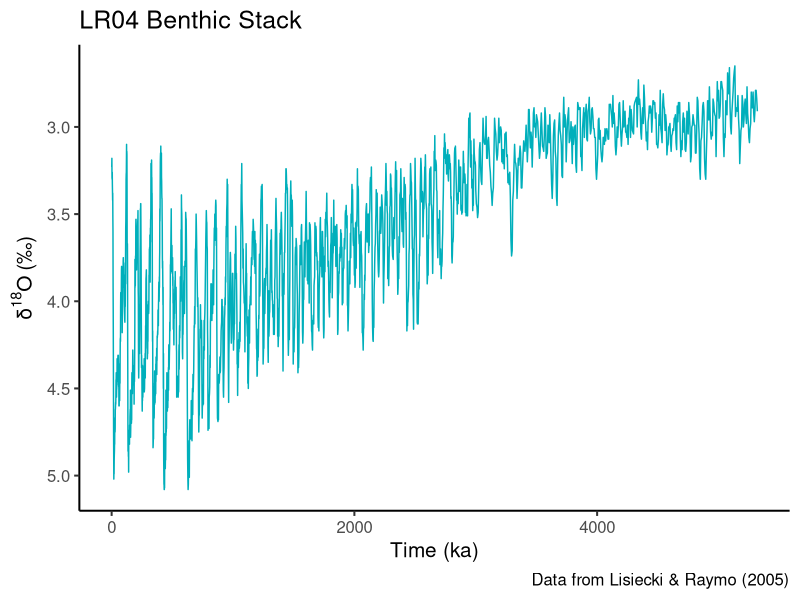
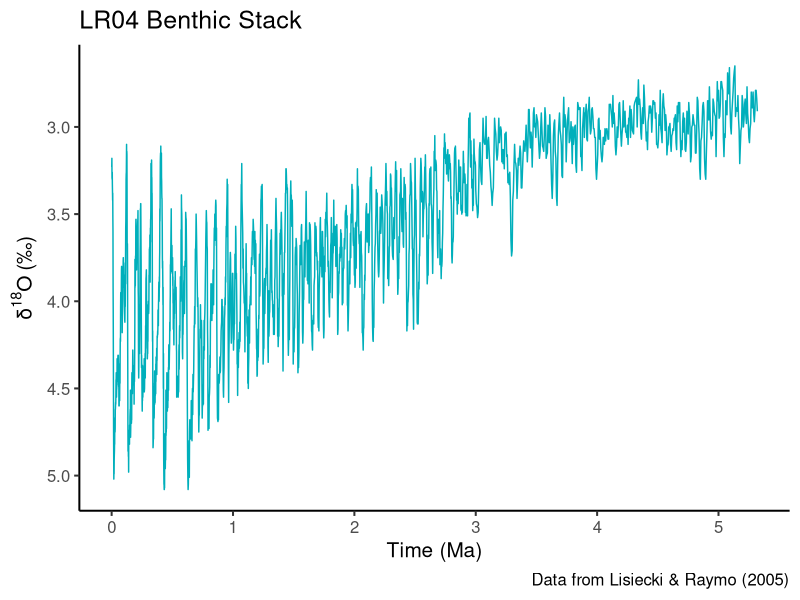
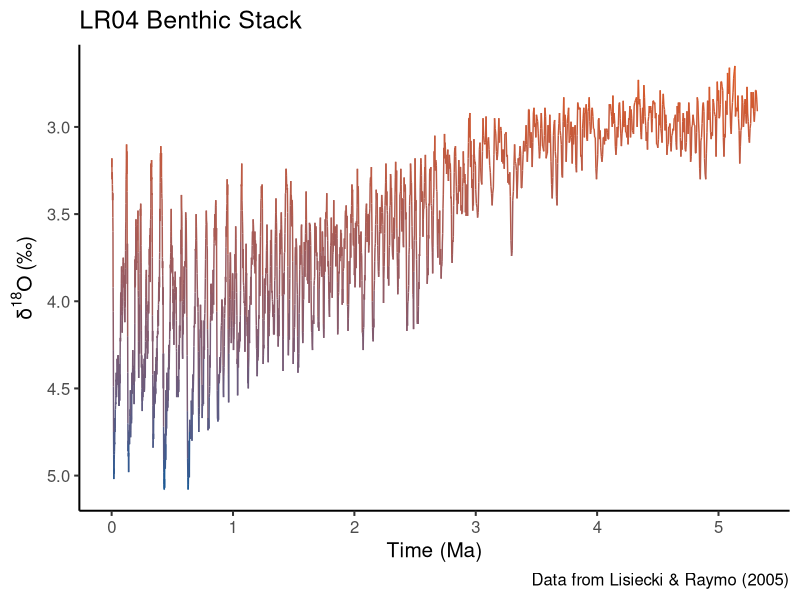
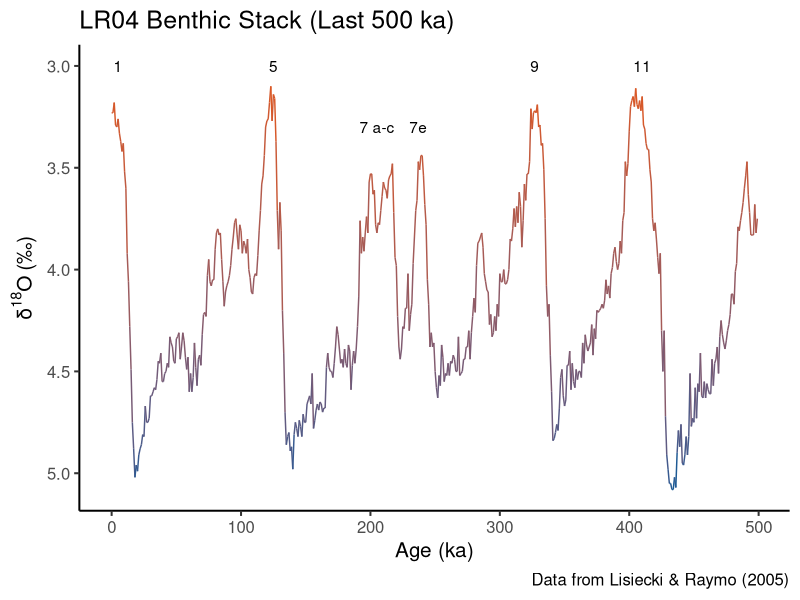
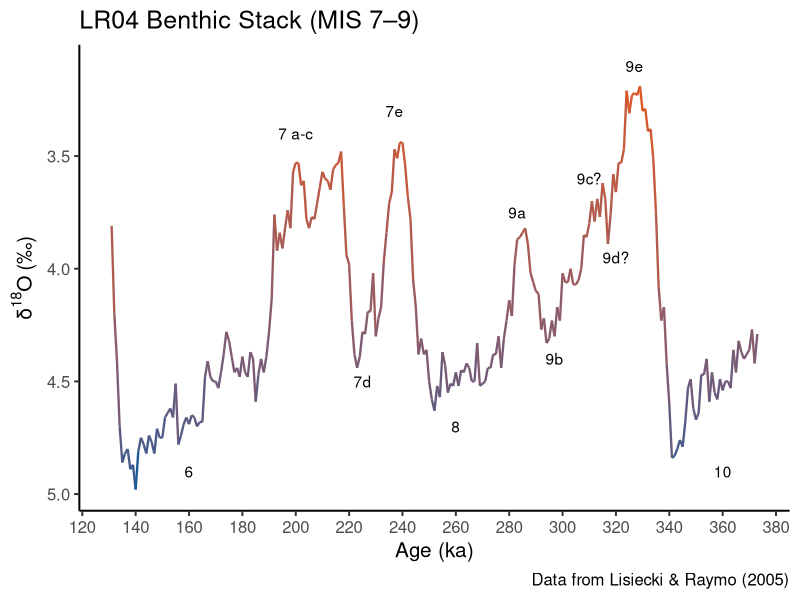
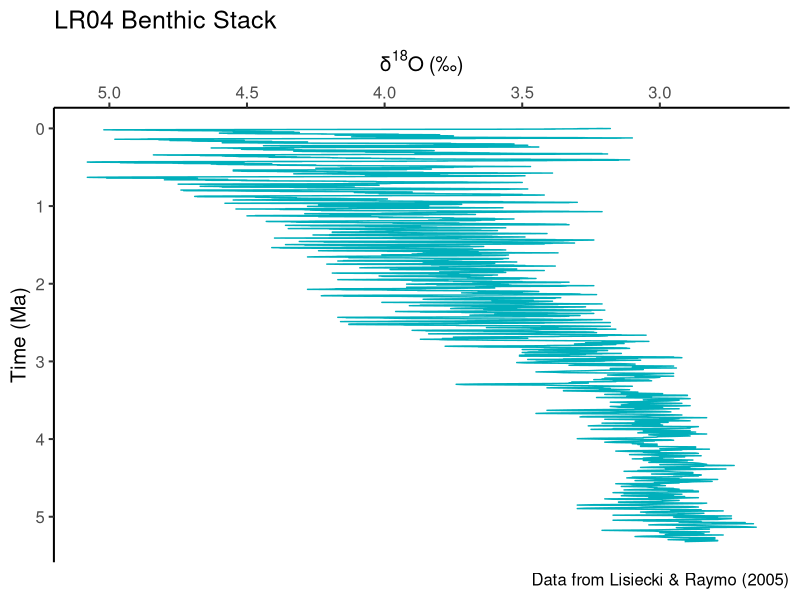
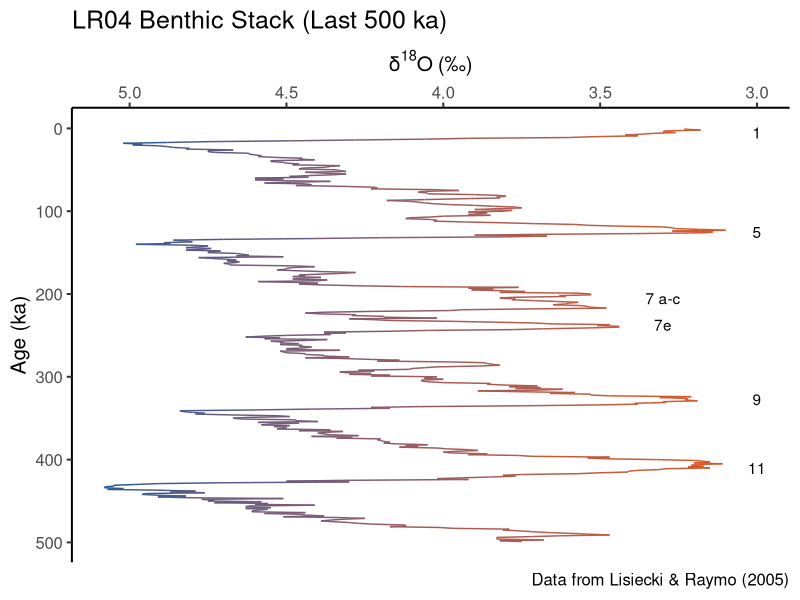
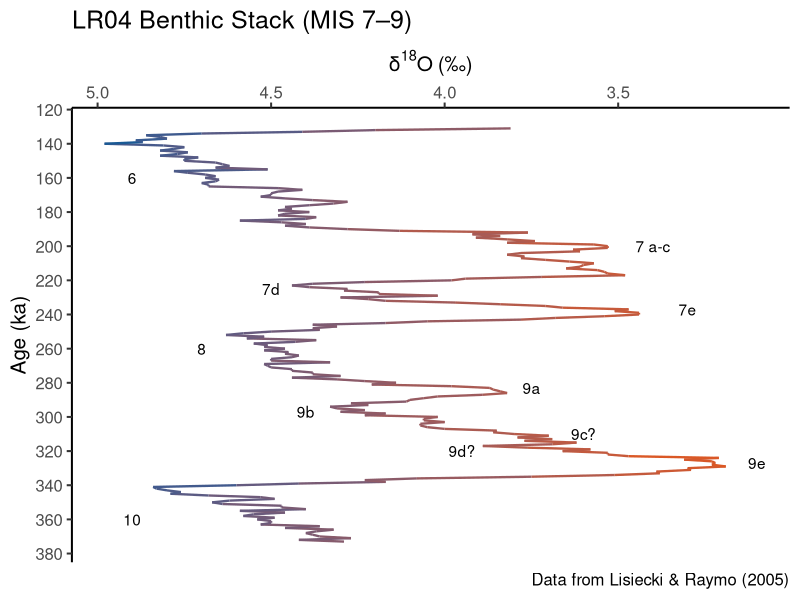

Source code (R) for these figures, in order:
## ---- chunk 1
knitr::opts_chunk$set(echo = TRUE,
                      fig.width=12, fig.height=6) 
## ---- chunk 2
library(ggplot2)
lr04 <- read.delim("./data/lr04.txt")
## ---- chunk 3
str(lr04)
head(lr04)
## ---- chunk 4
ggplot(data=lr04, aes(x=time, y=d18o))+               # set up plot
  geom_line(colour = "#00AFBB", size = 0.5)+          # plot line
  labs(title="LR04 Benthic Stack",                    # plot labels 
       x="Time (ka)", 
       y=expression(δ^{18}*O~"(‰)"),
       caption="Data from Lisiecki & Raymo (2005)")+ 
  scale_y_reverse()+                             # reverse scale on y-axis
  theme_classic(base_size=15)
## ---- chunk 5
lr04$time <- lr04$time/1000
## ---- chunk 6
ggplot(data=lr04, aes(x=time, y=d18o))+
  geom_line(colour = "#00AFBB", size = 0.5)+
  labs(title="LR04 Benthic Stack",
       x="Time (Ma)", 
       y=expression(δ^{18}*O~"(‰)"),                 
       caption="Data from Lisiecki & Raymo (2005)")+ 
  scale_y_reverse()+
  scale_x_continuous(breaks=seq(0, 6, by=1))+     # change tick frequency
  theme_classic(base_size=15) 
## ---- chunk 7
ggplot(data=lr04, aes(x=time, y=d18o, colour=d18o))+ 
  geom_line(size = 0.5)+ 
  scale_colour_gradient(low="#DB5824", high="#1A5A95")+
  labs(title="LR04 Benthic Stack",                   
       x="Time (Ma)", 
       y=expression(δ^{18}*O~"(‰)"),                
       caption="Data from Lisiecki & Raymo (2005)")+ 
  scale_y_reverse()+
  scale_x_continuous(breaks = seq(0, 6, by = 1))+
  theme_classic(base_size=15)+
  theme(legend.position = "none")
## ---- chunk 8
# subset last 500 ka
lr04_500 <- subset(lr04, time<0.5)

# convert time from back from ma to ka
lr04_500$time <- lr04_500$time * 1000
## ---- chunk 9
ggplot(data=lr04_500, 
       aes(x=time, y=d18o, colour=d18o))+ 
  geom_line(size = 0.5)+ 
  scale_colour_gradient(low="#DB5824", high="#1A5A95")+
  labs(title="LR04 Benthic Stack (Last 500 ka)",
       x="Age (ka)", 
       y=expression(δ^{18}*O~"(‰)"),                
       caption="Data from Lisiecki & Raymo (2005)")+ 
  scale_y_reverse()+                                 
  annotate("text", 
           x = c(5, 125, 205, 237, 327, 410), 
           y = c(3, 3, 3.3,3.3, 3, 3), 
           label = c("1", "5", "7 a-c", "7e", "9", "11"))+
  theme_classic(base_size=15)+
  theme(legend.position="none")
## ---- chunk 10
# subset MIS 7–9 
lr04_7to9 <- subset(lr04_500, time>130 & time<374) 
## ---- chunk 11
ggplot(data=lr04_7to9, 
       aes(x=time, y=d18o, colour=d18o))+ 
  geom_line(size = 0.8)+ 
  scale_colour_gradient(low="#DB5824", high="#1A5A95")+
  labs(title="LR04 Benthic Stack (MIS 7–9)",
       x="Age (ka)", 
       y=expression(δ^{18}*O~"(‰)"),                
       caption="Data from Lisiecki & Raymo (2005)")+ 
  annotate("text", 
           x=c(160, 200, 225, 237, 260, 283, 297, 310, 320, 327, 360), 
           y=c(4.9, 3.4, 4.5, 3.3, 4.7, 3.75, 4.4, 3.6, 3.95, 3.1, 4.9), 
           label = c("6", "7 a-c", "7d", "7e", "8", "9a", "9b", "9c?", "9d?", 
                     "9e", "10"))+
  scale_y_reverse()+    
  scale_x_continuous(breaks=seq(120, 380, by=20))+
  theme_classic(base_size=15)+
  theme(legend.position="none")
## ---- chunk 12
ggplot(data=lr04, aes(x=time, y=d18o))+
  geom_line(colour="#00AFBB", size=0.5)+
  labs(title="LR04 Benthic Stack",
       x="Time (Ma)", 
       y=expression(δ^{18}*O~"(‰)"),                 
       caption="Data from Lisiecki & Raymo (2005)")+ 
  scale_y_reverse(position="right")+  
  scale_x_reverse(breaks=seq(0, 6, by=1))+
  coord_flip()+  
  theme_classic(base_size=15)
## ---- chunk 13
ggplot(data=lr04_500, 
       aes(x=time, y=d18o, colour=d18o))+ 
  geom_line(size = 0.5)+ 
  scale_colour_gradient(low="#DB5824", high="#1A5A95")+
  labs(title="LR04 Benthic Stack (Last 500 ka)",
       x="Age (ka)", 
       y=expression(δ^{18}*O~"(‰)"),                
       caption="Data from Lisiecki & Raymo (2005)")+
  annotate("text", 
           x = c(5, 125, 205, 237, 327, 410), 
           y = c(3, 3, 3.3,3.3, 3, 3), 
           label = c("1", "5", "7 a-c", "7e", "9", "11"))+
  scale_y_reverse(position="right")+  
  scale_x_reverse()+
  coord_flip()+  
  theme_classic(base_size=15)+
  theme(legend.position="none")
## ---- chunk 14
ggplot(data=lr04_7to9, aes(x=time, y=d18o, colour=d18o))+ 
  geom_line(size = 0.8)+ 
  scale_colour_gradient(low="#DB5824", high="#1A5A95")+
  labs(title="LR04 Benthic Stack (MIS 7–9)",
       x="Age (ka)", 
       y=expression(δ^{18}*O~"(‰)"),                
       caption="Data from Lisiecki & Raymo (2005)")+ 
  annotate("text", 
           x = c(160, 200, 225, 237, 260, 283, 297, 310, 320, 327, 360), 
           y = c(4.9, 3.4, 4.5, 3.3, 4.7, 3.75, 4.4, 3.6, 3.95, 3.1, 4.9), 
           label = c("6", "7 a-c", "7d", "7e", "8", "9a", "9b", "9c?", "9d?", 
                     "9e", "10"))+
  scale_y_reverse(position="right")+  
  scale_x_reverse(breaks=seq(120, 380, by=20))+
  coord_flip()+                             
  theme_classic(base_size=15)+
  theme(legend.position="none")
